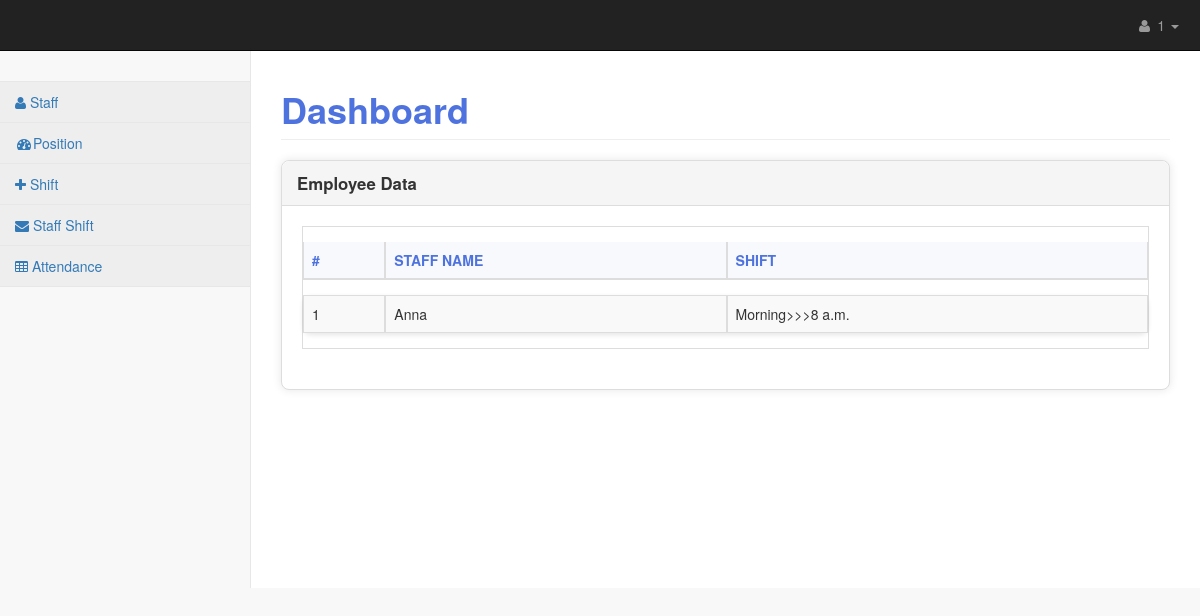
Page /attendance/ (signed in) on the committed database.
### main/models.py (models this page shows, shortened)
class StaffAttendance(models.Model):
    staff_shift = models.ForeignKey(StaffShift, on_delete=models.SET_NULL, null=True)
    check_in = models.TimeField()
    check_out = models.TimeField()

class StaffShift(models.Model):
    employee = models.ForeignKey(Employee, on_delete=models.CASCADE)
    shift = models.ForeignKey(Shift, on_delete=models.CASCADE)

class Employee(models.Model):
    full_name = models.CharField(max_length=100)
    is_active = models.BooleanField(default=True)
    position = models.ForeignKey(Position, on_delete=models.CASCADE)

class Shift(models.Model):
    shift_type = models.CharField(max_length=50)
    start_time = models.TimeField()
    end_time = models.TimeField()

### main/views.py (the view)
# urls.py: path('attendance/', views.attendance, name='attendance_list'),
@login_required(login_url='login')
def attendance(request):
    attendance = models.StaffAttendance.objects.all()
    return render(request, 'dashboard/attendance/list.html', {"attendances":attendance})

### templates/dashboard/attendance/list.html (shortened to what this page needs)
{% extends 'base.html' %}
{% block content %}
<div id="page-wrapper">
    <div class="row">
        <div class="col-lg-12">
            <h1 class="page-header">Dashboard</h1>
        </div>
        <div class="col-lg-12">
            <div class="panel panel-default">
                <div class="panel-heading">
                    Employee Data
                </div>
                <div class="panel-body">
                    <div class="dataTable_wrapper">
                        <table class="table table-striped table-bordered table-hover" id="dataTables-example">
                            <thead>
                                <tr>
                                    <th>#</th>
                                    <th>Staff Name</th>
                                    <th>Shift</th>
                                </tr>
                            </thead>
                            <tbody>
                                {% for attendance in attendances %}
                                <tr class="gradeU">
                                    <td>{{ forloop.counter }}</td>
                                    <td>{{ attendance.staff_shift.employee.full_name }}</td>
                                    <td>{{ attendance.staff_shift.shift.shift_type }}>>>{{attendance.staff_shift.shift.start_time}}</td>
                                </tr>
                                {% endfor %}
                            </tbody>
                        </table>
                    </div>
                </div>
            </div>
        </div>
    </div>
</div>
{% endblock %}

### templates/base.html (shortened to what this page needs)
<!DOCTYPE html>
<html lang="en">
    {%load static %}
    <head>
        <link rel="stylesheet" href="https://cdnjs.cloudflare.com/ajax/libs/font-awesome/5.15.3/css/all.min.css">
        <link href="{% static 'css/bootstrap.min.css'%}" rel="stylesheet">
        <link href="{% static 'css/metisMenu.min.css'%}" rel="stylesheet">
        <link href="{% static 'css/timeline.css'%}" rel="stylesheet">
        <link href="{% static 'css/startmin.css'%}" rel="stylesheet">
        <link href="{% static 'css/morris.css'%}" rel="stylesheet">
        <link href="{% static 'css/font-awesome.min.css'%}" rel="stylesheet" type="text/css">
    </head>
    <body>
        <div id="wrapper">
            <nav class="navbar navbar-inverse navbar-fixed-top" role="navigation">
                <ul class="nav navbar-right navbar-top-links">
                    <li class="dropdown">
                        <a class="dropdown-toggle" data-toggle="dropdown" href="#">
                            <i class="fa fa-user fa-fw"></i> {{request.user.username}} <b class="caret"></b>
                        </a>
                    </li>
                </ul>
                <div class="navbar-default sidebar" role="navigation">
                    <div class="sidebar-nav navbar-collapse">
                        <ul class="nav" id="side-menu">
                            <li class="sidebar-search">
                            </li>
                            <li>
                                <a href="{% url 'staff_list' %}" class="active"><i class="fa fa-user"></i> Staff</a>
                            </li>
                            <li>
                                <a href="{% url 'position_list' %}" class="active"><i class="fa fa-dashboard fa-fw"></i>Position</a>
                            </li>
                            <li>
                                <a href="{% url 'shift_list' %}" class="active"><i class="fa fa-plus"></i> Shift</a>
                            </li>
                            <li>
                                <a href="{% url 'staffShift_list' %}" class="active"><i class="fa fa-envelope"></i> Staff Shift</a>
                            </li>
                            <li>
                                <a href="{% url 'attendance_list' %}" class="active"><i class="fa fa-table"></i> Attendance</a>
                            </li>
                        </ul>
                    </div>
                </div>
            </nav>
        {% block content %}
        {% endblock %}
        </div>
    </body>
</html>

### static/css/startmin.css (style rules this page uses)
body { background-color: #f8f8f8; }
#wrapper { width: 100%; }
#page-wrapper { padding: 30px 15px 0 15px; min-height: 568px; background-color: #fff; }
@media (min-width:768px) { #page-wrapper { position: inherit; margin-left: 250px; padding: 30px 30px 0 30px; border-left: 1px solid #e7e7e7; } }
.navbar-right { text-align: right; }
.navbar-top-links { margin: 0; }
.navbar-top-links li { display: inline-block; }
.navbar-top-links li:last-child { margin-right: 6px; }
.navbar-top-links li a { padding: 15px; min-height: 50px; }
.navbar-top-links>li>a { color: #999; }
.sidebar .sidebar-nav.navbar-collapse { padding-right: 0; padding-left: 0; }
.sidebar .sidebar-search { padding: 15px; }
.sidebar ul li { border-bottom: 1px solid #e7e7e7; }
.sidebar ul li a.active { background-color: #eee; }
@media (min-width:768px) { .sidebar { z-index: 1; position: absolute; width: 250px; margin-top: 51px; } }

### templates/dashboard/attendance/list.html (style rules this page uses)
#page-wrapper { margin-top: 20px; }
.page-header { color: #4e73df; font-weight: bold; }
.panel { border-radius: 8px; box-shadow: 0 0 10px rgba(0, 0, 0, 0.1); }
.panel-heading { background-color: #4e73df; color: #fff; font-size: 1.2em; font-weight: bold; padding: 10px 15px; border-radius: 8px 8px 0 0; }
.panel-body { padding: 20px; }
.table { border-collapse: separate; border-spacing: 0 15px; }
.table thead th { background-color: #f8f9fc; color: #4e73df; font-weight: bold; border: none; text-transform: uppercase; }
.table tbody tr { background-color: #fff; border-radius: 8px; box-shadow: 0 2px 5px rgba(0, 0, 0, 0.1); transition: all 0.3s ease-in-out; }
.table tbody td { vertical-align: middle; padding: 15px; border-top: none; }
.panel-heading { background-color: #4e73df; color: #fff; font-size: 1.2em; font-weight: bold; padding: 10px 15px; border-radius: 8px 8px 0 0; display: flex; justify-content: space-between; align-items: center; }

### rows in the picture
StaffAttendance: staff_shift.employee.full_name "Anna", staff_shift.shift.shift_type "Morning", staff_shift.shift.start_time "8 a.m."

### other values in the picture
{{ request.user.username }} "1"
